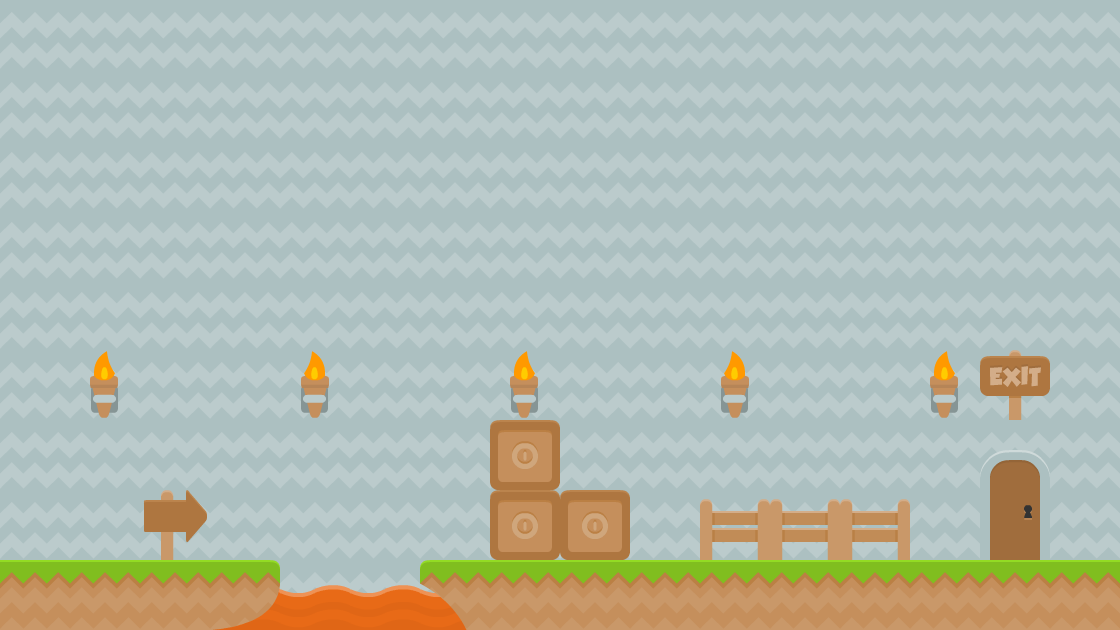

Below is a game level as drawn by its tile map, then a one-line description and the .tmx that defines it (tile-layer data replaced by summaries):
An orthogonal 16x9 tile map with 70x70 px tiles, 6 tile layers (background4, background3, background2, background1, ...), 2 tilesets and 1 object (levelTrigger).

<map version="1.0" orientation="orthogonal" renderorder="right-down" width="16" height="9" tilewidth="70" tileheight="70" backgroundcolor="#092f80">
 <tileset firstgid="1" name="background-tiles" tilewidth="70" tileheight="70">
  <image source="../img/background-tiles.png" width="910" height="910" />
 </tileset>
 <tileset firstgid="170" name="meta-tiles" tilewidth="70" tileheight="70">
  <image source="../img/meta-tiles.png" width="350" height="70" />
  <tile id="0">
   <properties>
    <property name="type" value="transparent" />
   </properties>
  </tile>
  <tile id="1">
   <properties>
    <property name="type" value="lslope" />
   </properties>
  </tile>
  <tile id="3">
   <properties>
    <property name="type" value="rslope" />
   </properties>
  </tile>
  <tile id="4">
   <properties>
    <property name="type" value="solid" />
   </properties>
  </tile>
 </tileset>
 <layer name="background4" width="16" height="9">
  <data>[144 cells, 144 non-empty, 1 distinct tile ids]</data>
 </layer>
 <layer name="background3" width="16" height="9">
  <data>[144 cells, 5 non-empty, 2 distinct tile ids]</data>
 </layer>
 <layer name="background2" width="16" height="9">
  <data>[144 cells, 2 non-empty, 1 distinct tile ids]</data>
 </layer>
 <layer name="background1" width="16" height="9">
  <data>[144 cells, 18 non-empty, 6 distinct tile ids]</data>
 </layer>
 <layer name="collision" width="16" height="9" opacity="0">
  <properties>
   <property name="transparent" value="" />
  </properties>
  <data>[144 cells, 16 non-empty, 2 distinct tile ids]</data>
 </layer>
 <objectgroup name="trigger-entities">
  <object name="levelTrigger" x="978.667" y="420" width="73.3333" height="138.667">
   <properties>
    <property name="level" value="GabrielLevel02" />
    <property name="xSpawn" value="1" />
    <property name="ySpawn" value="1" />
   </properties>
  </object>
 </objectgroup>
 <layer name="foreground1" width="16" height="9">
  <data>[144 cells, 8 non-empty, 4 distinct tile ids]</data>
 </layer>
</map>
